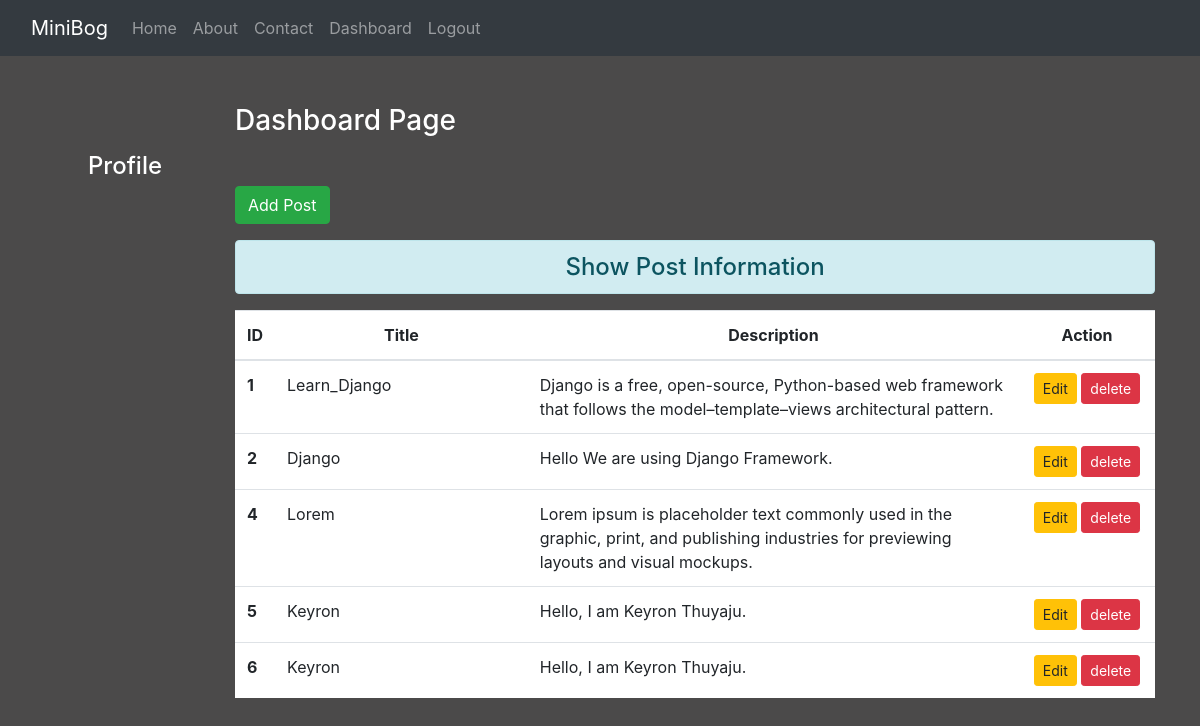
The page /dashboard/ (signed in) on the database its author committed.
### blog/models.py (models this page shows)
class Post(models.Model):
    title = models.CharField(max_length=150)
    desc = models.TextField()

### blog/views.py (the view)
# urls.py: path('dashboard/', views.dashboard,name='dashboard'),
def dashboard(request):
    if request.user.is_authenticated:
        posts=Post.objects.all()
        user=request.user
        full_name=user.get_full_name()
        gps=user.groups.all()
        return render(request, 'blog/dashboard.html',{'posts':posts,
        'full_name':full_name,'groups':gps})
    else:
        return HttpResponseRedirect('/login/')

### blog/templates/blog/dashboard.html (shortened to what this page needs)
{% extends 'blog/base.html' %}
{% load static %}
{% block side %}
        <div class="col-sm-2 text-white my-5 text-center">
            <h4 class="my-5">Profile</h4>
        </div>
{% endblock side %}
{% block content %}
<div class="col-sm-10">
    <h3 class="text-white my-5">Dashboard Page</h3>
    <a href="{% url 'addpost' %}" class="btn btn-success">Add Post</a>
    <h4 class="text-center alert alert-info mt-3"> Show Post Information </h4>
    {% if posts %}
    <table class="table table-hover bg-white">
        <thead>
            <tr class="text-center">
                <th scope="col" style="width:2%">ID</th>
                <th scope="col" style="width:28%">Title</th>
                <th scope="col" style="width:55%">Description</th>
                <th scope="col" style="width:15%">Action</th>
            </tr>
        </thead>
        <tbody>
            {% for post in posts %}
            <tr>
                <th scope="row">{{post.id}}</th>
                <td>{{post.title}}</td>
                <td>{{post.desc}}</td>
                <td class="text-center">
                    <a href="{% url 'updatepost' post.id %}" class="btn btn-warning btn-sm">Edit</a>
                    {% if perms.blog.delete_post %}
                    <form action="{% url 'deletepost' post.id %}" method="POST" class="d-inline">
                        <input type="submit" class="btn btn-danger btn-sm" value="delete">
                    </form>
                    {% endif%}
                </td>
            </tr>
            {% endfor %}
        </tbody>
    </table>
    {% endif %}
</div>
{% endblock content %}

### blog/templates/blog/base.html (shortened to what this page needs)
<!DOCTYPE html>
{% load static %}
<html lang="en">
<head>
    <link rel="stylesheet" href="{% static 'blog/css/bootstrap.css' %}">
    <link rel="stylesheet" href="{% static 'blog/css/style.css' %}">
</head>
<body>
    <div class="container-fluid bg-dark">
        {% include 'blog/navbar.html' %}
    </div>
    <div class="container">
        <div class="row">
            {% block side %}
            {% endblock %}
            {% block content %}
            {% endblock %}
        </div>
    </div>
</body>
</html>

### blog/templates/blog/navbar.html (shortened to what this page needs)
<nav class="navbar navbar-expand-lg navbar-dark bg-dark">
    <a class="navbar-brand" href="#">MiniBog</a>
    <div class="collapse navbar-collapse" id="navbarNav">
      <ul class="navbar-nav">
        <li class="nav-item">
          <a class="nav-link" href="/">Home <span class="sr-only">(current)</span></a>
        </li>
        <li class="nav-item">
          <a class="nav-link" href="{% url 'about' %}">About</a>
        </li>
        <li class="nav-item">
          <a class="nav-link" href="{% url 'contact' %}">Contact</a>
        </li>
        {% if request.user.is_authenticated %}
        <li class="nav-item">
            <a class="nav-link" href="{% url 'dashboard' %}">Dashboard</a>
        </li>
        <li class="nav-item">
            <a class="nav-link" href="{% url 'user_logout' %}">Logout</a>
        </li>
        {% endif %}
      </ul>
    </div>
  </nav>

### blog/static/blog/css/style.css (style rules this page uses)
body { background-color: rgb(75, 74, 74); color: antiquewhite; }
form { color: rgb(177,168,168); }

### rows shown on the page
Post: id "1", title "Learn_Django", desc "Django is a free, open-source, Python-based web framework that follows the model–template–views architectural pattern."
Post: id "2", title "Django", desc "Hello We are using Django Framework."
Post: id "4", title "Lorem", desc "Lorem ipsum is placeholder text commonly used in the graphic, print, and publishing industries for previewing layouts and visual mockups."
Post: id "5", title "Keyron", desc "Hello, I am Keyron Thuyaju."
Post: id "6", title "Keyron", desc "Hello, I am Keyron Thuyaju."
